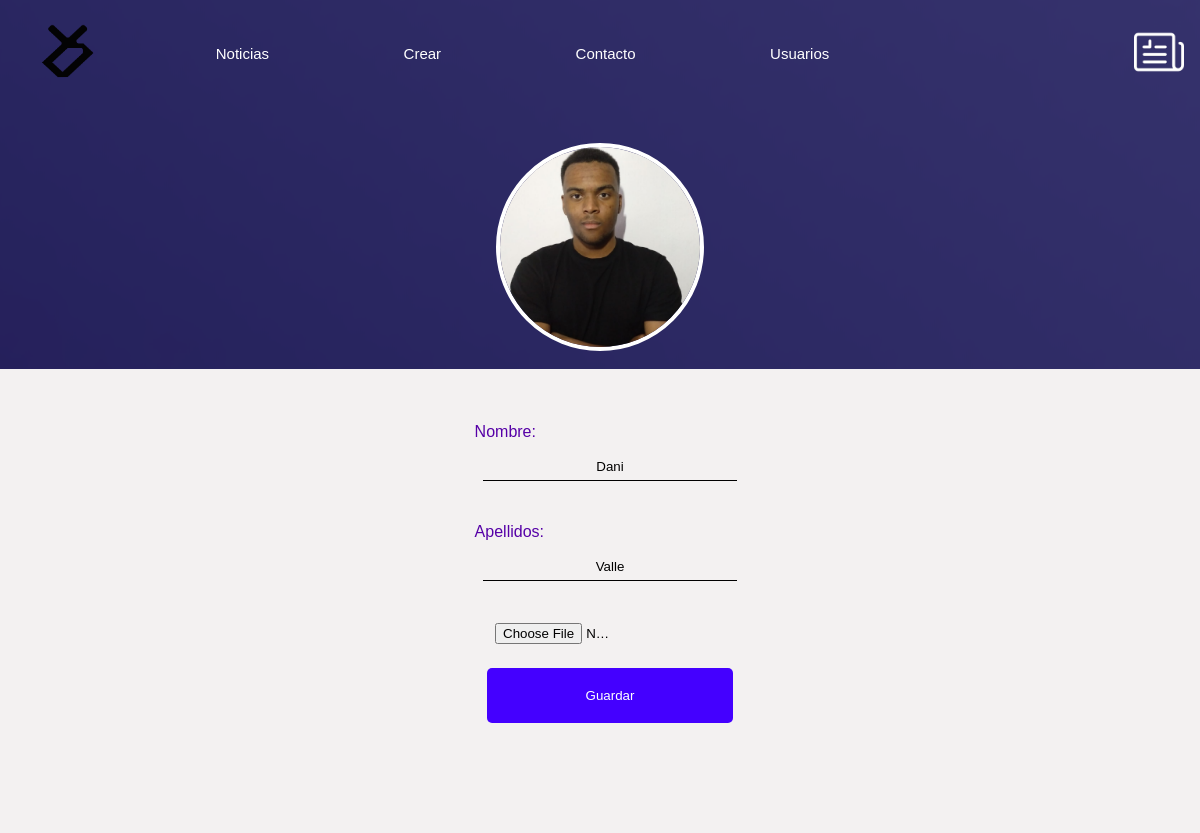
/Usuario/perfil.php (signed in), run on an earlier commit of the app's database.
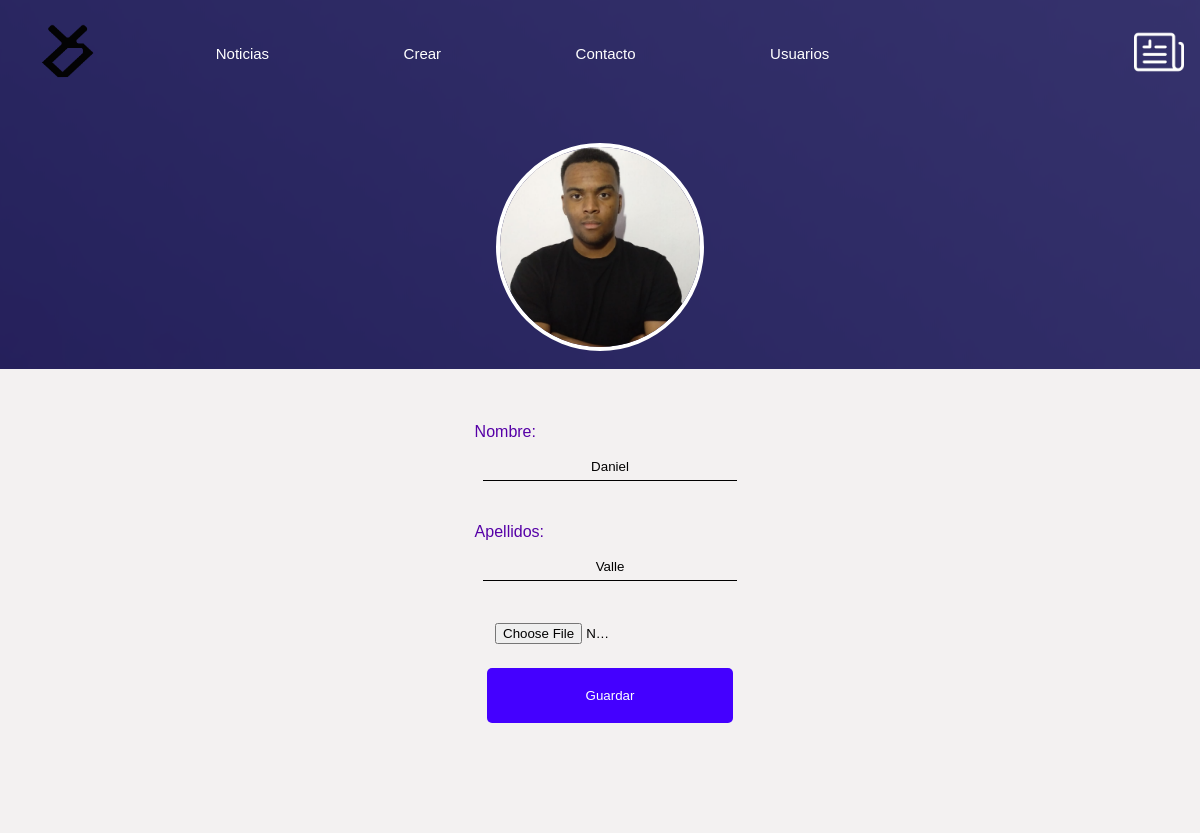
And on a later commit of the database.
### tables this page shows
CREATE TABLE `usuario` (
  `id_usuario` int(11) NOT NULL,
  `nombre` varchar(20) NOT NULL,
  `apellidos` varchar(20) NOT NULL,
  `email` varchar(50) NOT NULL,
  `contraseña` varchar(160) NOT NULL,
  `foto` varchar(100) NOT NULL,
  `estado` varchar(10) DEFAULT NULL,
  `ban` varchar(3) NOT NULL
);

### Usuario/perfil.php (the view, shortened to what this page needs)
<?php
require("../Datos/conexion.php");
if (isset($_SESSION['email'])) {
  $email = $_SESSION['email'];
  $sql_user = "SELECT * FROM usuario WHERE email = '$email'";
  $resultado_user = mysqli_query($conexion, $sql_user) or die(mysqli_error($conexion));
  $row_user = mysqli_fetch_array($resultado_user);
} else {
  Header("Location: ../Usuario/login.php");
}
?>
<!DOCTYPE html>
<html lang="en">
<head>
  <link rel="stylesheet" href="./estilos.css" type="text/css" />
</head>
<body>
  <div class="responsive">
    <div id="nav-row">
      <div class="navegacion">
        <a href="./index.php"><img src="./imagenes/LogoDani-02.png" class="logo" /></a>
        <nav>
          <ul>
            <li class="barra">
              <a href="./noticias.php" class="decBarra">Noticias</a>
            </li>
            <li class="barra">
              <a href="./crearNoticia.php" class="decBarra">Crear</a>
            </li>
            <li class="barra">
              <a href="./contacto.php" class="decBarra">Contacto</a>
            </li>
            <?php
            if ($email != '') {
              if ($row_user['estado'] == 'admin') {
            ?>
                <li class="barra">
                  <a href="./usuarios.php" class="decBarra">Usuarios</a>
                </li>
            <?php }
            } ?>
          </ul>
        </nav>
      </div>
      <div class="identificacion">
          <a href="./mis-noticias.php?id=<?php echo($row_user['id_usuario']) ?>"><img src="./imagenes/me.png" heigth="50px" width="50px" /></a>
      </div>
    </div><br><br>
    <div class="perfil-img">
      <img class=imgPerfil src="./imagenes/<?php echo ($row_user['foto']) ?>" heigth="200px" width="200px" alt="Cambia tu imagen de perfil" />
    </div><br>
    <div id="responsive2">
      <div class="info">
        <div class="arregloPerfil">
          <div class="perfil">
            <form action="../Logica/controladorPerfil.php?id=<?php echo $row_user['id_usuario'] ?>" method="POST" enctype="multipart/form-data">
              <div class="perfil-info">
                <div class="divLabel"><label for class="labelRegistro">Nombre:</label><br><br></div>
                <input type="text" class="inputTexto" name="nombre2" id="nombre2" placeholder="Nombre" value="<?php echo $row_user['nombre'] ?>" required onkeyup="validarTexto()" /><br><br>
                <div class="divLabel"><label for class="labelRegistro">Apellidos:</label><br><br></div>
                <input type="text" class="inputTexto" name="apellido2" id="apellido2" placeholder="Apellido" value="<?php echo $row_user['apellidos'] ?>" required onkeyup="validarTexto()" /><br><br>
                <div class="lol">
                  <input type="file" name="foto" id="foto" value="<?php echo $row_user['foto'] ?>" class="input" />
                </div><br>
                <input type="submit" value="Guardar" id="guardar" name="guardar" class="btn-perfil" onclick="checkInputs()" /><br><br>
                <br>
              </div>
            </form>
          </div>
        </div>
      </div>
    </div>
  </div>
</body>
</html>

What changed in the data, as far as the page shows it:
changed usuario "Valle": nombre2 "Dani" → "Daniel"
